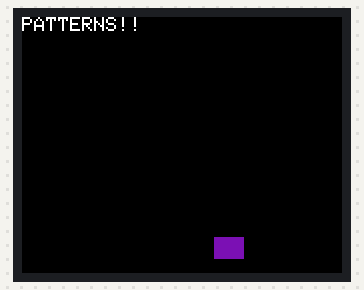
The sketch below on a simulated ESP32. Shown: 160×128 colour display. Random numbers use the default seed unless the sketch sets one.

Above: at 0.2 s.
At 4.2 s:
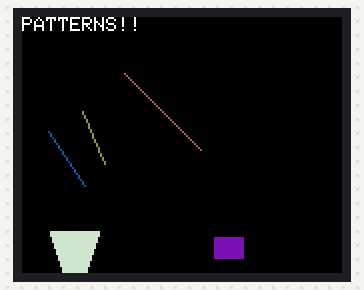
At 9.2 s:
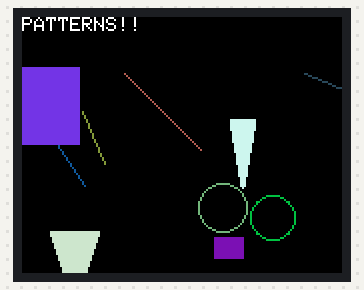
At 19.2 s:
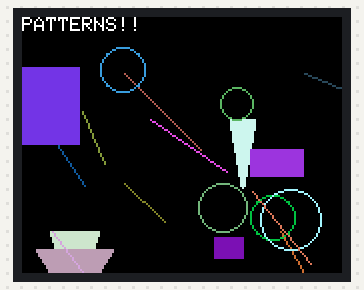
At 28.2 s:
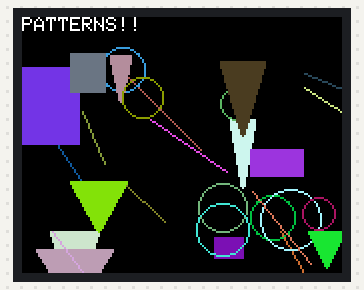
At 38.2 s:
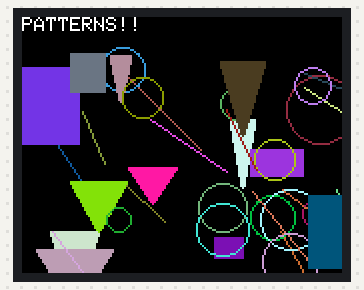

Measured:
- what the display in image 0 shows lasts 1.0 s, from 0.2 s to 1.2 s

The sketch:

tftpatterns.ino
```cpp
#include <Adafruit_ST7735.h>
#include <Adafruit_GFX.h>
#include <SPI.h>

#define TFT_CS 5
#define TFT_RST 15
#define TFT_DC 32

Adafruit_ST7735 tft=Adafruit_ST7735(TFT_CS,TFT_DC,TFT_RST);
void setup() {
  // put your setup code here, to run once:
  tft.initR(INITR_BLACKTAB);
  tft.setRotation(1);
  tft.fillScreen(ST7735_BLACK);
  randomSeed(analogRead(0)); //This fn seeds random values
  tft.setTextColor(ST7735_WHITE);
  tft.print("PATTERNS!!");
}
void loop() {
  // put your main code here, to run:
  int x= random(0,tft.width());
  int y =random(15,tft.height());
  int w =random(10,40);
  int h =random(10,40);
  int r =random(5,20);

  uint16_t color=random(0xFFFF);
  int shapeType =random(0,4);
  switch(shapeType){
    case 0:
      tft.fillRect(x,y,w,h,color);
      break;
    case 1:
      tft.drawCircle(x,y,r,color);
      break;
    case 2:
      tft.fillTriangle(x,y,x+w,y,x+(w/2),y+h,color);
      break;
    case 3:
      tft.drawLine(x,y,x+w,y+h,color);
      break;
  }
  delay(1000);

  static int framecount=0;
  framecount++;
  if(framecount>50){
    tft.fillRect(0,15,160,128,ST7735_CYAN);
    framecount=0;
  }
}
```
